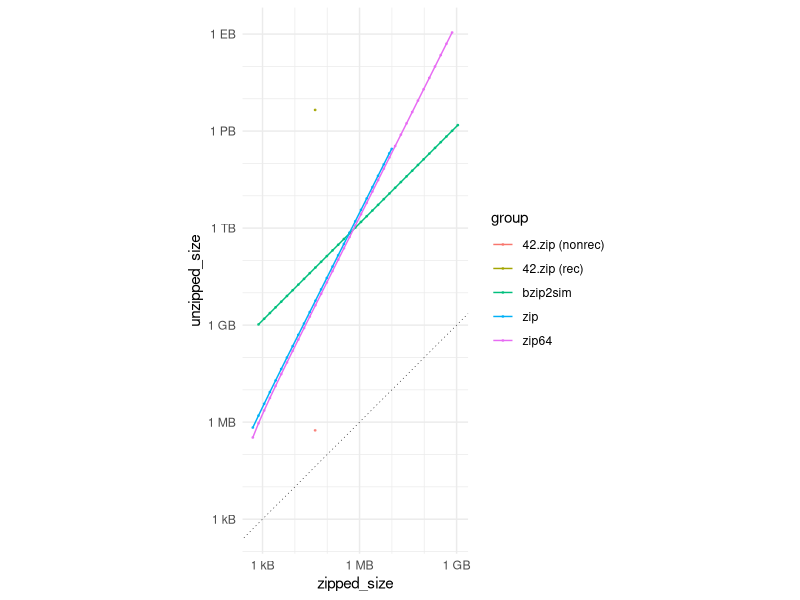

Reproduce this figure in R. (Note: this script raises an error after producing the figure.)
B <- 36

# Closed-form formula for sum(nchar(filename_for_index(0..(n-1)))), the sum of
# the first n filenames generated by filename_for_index.
#
# First, pretend like filename_for_index generates a zero-length
# filename at index 0, and shift the other indices by 1. This doesn't
# affect the sum of lengths, and makes the formula more regular. Now, of
# the first n filenames, all but 1 are at least 1 byte long, all but
# 36+1 are at least 2 bytes long, all but 36²+36+1 are at least 3 bytes
# long, and so on. In general, for a length i, all but 36^(i-1)+...+1 =
# (36^i-1)/35 (a base-36 repunit) filenames are at least i bytes long.
# The greatest value of i that does not exceed the length of the nth
# filename is
#   d = floor(log_36(n/(36/35)))
# For each value of i, we add 1 byte for each filename that is at least
# i bytes long.
#   Σ_i=0…d n - (36^i-1)/35
#   = dn - Σ_i=0…d (36^i-1)/35
#   = dn - ((36^d-1)*36/35² - d/35)
# where the last equality comes from adapting a formula for the sum of
# base-10 repunits: https://oeis.org/A014824.
sum_filename_lengths <- function(n) {
	n <- n + 1 # Shift by 1 index for a fictitious zero-length filename.
	B1 <- B - 1
	# Length of the longest base-B repunit not greater than n
	d <- floor(log(n/(B/B1), B)) + 1
	d*n - ((B^d-1)/B1 * B/B1 - d/B1)
}

# Calculates sum(nchar(filename_for_index(i)) * i) for i in 0..(n-1), but in a
# faster way (O(log n)) than just doing the sum.
triangular_sum_filename_lengths <- Vectorize(function(n) {
	s <- 0
	m <- 1
	r <- -1
	# s is the running sum. m is the current filename length (starts at 1).
	# r keeps track of the starting point for weighting the summation in
	# each iteration; it starts at -1, not 0, because we are weighting the
	# filenames by 0:(n-1), not 1:n.
	while (n > 0) {
		# x is the number of filenames of length m: either B^m, or
		# however many remain.
		x <- min(n, B^m)
		# x * (x+1)/2 is 1 + 2 + ... + x.
		# x * ((x+1)/2 + r) is (r+1) + (r+2) + ... + (r+x).
		s <- s + m * x * ((x + 1) / 2 + r)
		# We've handled all x filenames of length m.
		n <- n - x
		# Next iteration, offset weights by the number of filenames we
		# have just processed.
		r <- r + x
		# Next filename length.
		m <- m + 1
	}
	s
})

zipped_size_given_compressed_size <- function(compressed_size, num_additional) {
	zipped_size <- 0
	zipped_size <- zipped_size + num_additional * 5 # 5 is DEFLATE quoting overhead
	zipped_size <- zipped_size + compressed_size
	zipped_size <- zipped_size + 30 * (1 + num_additional) # Local File Headers
	zipped_size <- zipped_size + 46 * (1 + num_additional) # Central Directory Headers
	zipped_size <- zipped_size + 2 * sum_filename_lengths(1 + num_additional) # Filenames in Local File Headers and Central Directory Headers
	zipped_size <- zipped_size + 22 # EOCD
	zipped_size
}

unzipped_size_given_compressed_size <- function(compressed_size, num_additional) {
	unzipped_size <- 0
	unzipped_size <- unzipped_size + uncompressed_size_given_compressed_size(compressed_size) * (1 + num_additional)
	unzipped_size <- unzipped_size + 30 * (num_additional * (num_additional + 1)) / 2
	unzipped_size <- unzipped_size + triangular_sum_filename_lengths(1 + num_additional)
	unzipped_size
}

zipped_size_given_max_uncompressed_size <- function(max_uncompressed_size, num_additional) {
	uncompressed_size <- uncompressed_size_given_max_uncompressed_size(max_uncompressed_size)
	compressed_size <- 0
	# Account for prefix.
	uncompressed_size <- uncompressed_size - 1 - 258 - 258
	compressed_size <- compressed_size + 15
	# We have room for 2 258 blocks in the suffix without requiring an extra byte.
	if (uncompressed_size %% 1032 <= 258*2) {
		compressed_size <- compressed_size + 1 # suffix is 1 byte
	} else {
		compressed_size <- compressed_size + 2 # suffix is 2 byte
	}
	compressed_size <- compressed_size + uncompressed_size %/% 1032
	zipped_size_given_compressed_size(compressed_size, num_additional)
}

unzipped_size_given_max_uncompressed_size <- function(max_uncompressed_size, num_additional) {
	uncompressed_size <- uncompressed_size_given_max_uncompressed_size(max_uncompressed_size)
	unzipped_size <- 0
	unzipped_size <- unzipped_size + uncompressed_size * (1 + num_additional)
	unzipped_size <- unzipped_size + 30 * (num_additional * (num_additional + 1)) / 2
	unzipped_size <- unzipped_size + triangular_sum_filename_lengths(1 + num_additional)
	unzipped_size
}

zipped_size_given_compressed_size_zip64 <- function(compressed_size, num_additional) {
	zipped_size <- 0
	zipped_size <- zipped_size + num_additional * 5 # 5 is DEFLATE quoting overhead
	zipped_size <- zipped_size + compressed_size
	zipped_size <- zipped_size + (30+20) * (1 + num_additional) # Local File Headers
	zipped_size <- zipped_size + (46+12) * (1 + num_additional) # Central Directory Headers
	zipped_size <- zipped_size + 2 * sum_filename_lengths(1 + num_additional) # Filenames in Local File Headers and Central Directory Headers
	zipped_size <- zipped_size + 56 # Zip64 EOCD
	zipped_size <- zipped_size + 20 # Zip64 end of central directory locator
	zipped_size <- zipped_size + 22 # EOCD
	zipped_size
}

unzipped_size_given_compressed_size_zip64 <- function(compressed_size, num_additional) {
	unzipped_size <- 0
	unzipped_size <- unzipped_size + uncompressed_size_given_compressed_size(compressed_size) * (1 + num_additional)
	unzipped_size <- unzipped_size + (30+20) * (num_additional * (num_additional + 1)) / 2
	unzipped_size <- unzipped_size + triangular_sum_filename_lengths(1 + num_additional)
	unzipped_size
}

uncompressed_size_given_compressed_size <- function(compressed_size) {
	# This relies on specific knowledge of how bulk_deflate works,
	# specifically that the prefix and suffix are together 16 bytes long
	# and automatically represent 1033 uncompressed bytes by themselves
	# (1+258+258 in the prefix and 258+258 in the suffix).
	1033 + (compressed_size-16) * 1032
}

# bulk_deflate will get within 258 of max_uncompressed_size (accounting for the
# 1 literal byte at the beginning).
uncompressed_size_given_max_uncompressed_size <- function(max_uncompressed_size) {
	uncompressed_size <- max_uncompressed_size
	uncompressed_size <- uncompressed_size - 1
	uncompressed_size <- uncompressed_size - (uncompressed_size %% 258)
	uncompressed_size <- uncompressed_size + 1
	uncompressed_size
}

additional_size <- function(num_additional) {
	num_additional * (30 + 46 + 5) + 2 * sum_filename_lengths(1 + num_additional)
}

optimize_for_zipped_size <- function(zipped_size) {
	avail <- zipped_size - 30 - 46 - 22
	low <- 0
	high <- avail/(30+5+46)
	num_additional <- (low:high)[[with(list(n=low:high), {
		which.max(unzipped_size_given_compressed_size(avail - additional_size(n), n))
	})]]
	compressed_size <- avail - additional_size(num_additional)
	list(compressed_size=compressed_size, num_additional=num_additional)
}

additional_size_zip64 <- function(num_additional) {
	num_additional * (30 + 20 + 46 + 12 + 5) + 2 * sum_filename_lengths(1 + num_additional)
}

optimize_for_zipped_size_zip64 <- function(zipped_size) {
	avail <- zipped_size - (30+20) - (46+12) - (56+20+22)
	total <- avail/(30+20+5+46+12)
	low <- max(floor(min(total * 0.45, total/2 - 10)), 0)
	high <- min(floor(max(total * 0.48, total/2 + 10)), total)
	num_additional <- (low:high)[[with(list(n=low:high), {
		which.max(unzipped_size_given_compressed_size_zip64(avail - additional_size_zip64(n), n))
	})]]
	if (any(num_additional == low | num_additional == high)) {
		stop(sprintf("%s %s %s", num_additional, low, high))
	}
	compressed_size <- avail - additional_size_zip64(num_additional)
	list(compressed_size=compressed_size, num_additional=num_additional)
}

optimize_for_num_files <- function(num_files) {
	# 2^32 - 2 is the maximum representable file size. (Not 2^32 - 1 because that makes Go 1.5, at least, insist on a Zip64 extra field being present: https://github.com/golang/go/issues/31692)
	# 30*(num_files-1)is the file size increase from quoting num_files-1 Local File Headers.
	# sum_filename_lengths(num_files) - sum_filename_lengths(1) is the file size increase from quoting all but the first filename.
	max_uncompressed_size <- 2^32 - 2 - (30*(num_files-1)+ sum_filename_lengths(num_files) - sum_filename_lengths(1))
	# The compression ratio is not monotonic in max_uncompressed_size. Omitting one
	# pair of 0 bits decreases the zipped size by 258*65535 ≈ 17 MB, but it is
	# worth it if omitting those bits saves one byte in the DEFLATE suffix.
	# So try our absolute maximum limit minus 0, 258, 516, 774.
	candidates <- seq(max_uncompressed_size, max_uncompressed_size-1032, -258)
	max_uncompressed_size <- candidates[[which.max(sapply(candidates, function(x) {
		unzipped_size_given_max_uncompressed_size(x, num_files-1) / zipped_size_given_max_uncompressed_size(x, num_files-1)
	}))]]
	list(max_uncompressed_size=max_uncompressed_size, num_additional=65533)
}


library(ggplot2)
library(data.table)

binary_search <- function(low, high, pred) {
	low <- floor(low)
	hight <- ceiling(high)
	while (is.na(high) || low < high) {
		if (is.na(high)) {
			mid <- low * 2
		} else {
			mid <- floor((low + high) / 2)
		}
		if (!pred(mid)) {
			low <- mid + 1
		} else {
			high <- mid
		}
	}
	low
}

fits_zip32 <- function(params) {
	((1+params$num_additional) <= 0xfffe) & (uncompressed_size_given_compressed_size(params$compressed_size) + 30 * params$num_additional + sum_filename_lengths(1 + params$num_additional) - sum_filename_lengths(1) <= 0xfffffffe)
}

byte_breaks <- 1000^(0:6)
byte_breaks_minor <- c(byte_breaks*10, byte_breaks*100)
byte_labels <- c("1 B", "1 kB", "1 MB", "1 GB", "1 TB", "1 PB", "1 EB")

data <- data.frame(group=c(), zipped_size=c(), unzipped_size=c(), stringsAsFactors=FALSE)
zipped_size <- 500
while (TRUE) {
	print(zipped_size)
	params <- optimize_for_zipped_size(zipped_size)
	if (!fits_zip32(params)) {
		break;
	}
	if (zipped_size != zipped_size_given_compressed_size(params$compressed_size, params$num_additional)) {
		stop("error")
	}
	unzipped_size <- unzipped_size_given_compressed_size(params$compressed_size, params$num_additional)
	data <- rbind(data, list(group="zip", zipped_size=zipped_size, unzipped_size=unzipped_size), stringsAsFactors=FALSE)
	zipped_size <- floor(zipped_size * 1.5)
}
# search for the maximum size before we start being limited by file size
zipped_size <- binary_search(zipped_size / 1.5, NA, function(z) {
	params <- optimize_for_zipped_size(z)
	!fits_zip32(params)
}) - 1
params <- optimize_for_zipped_size(zipped_size)
unzipped_size <- unzipped_size_given_compressed_size(params$compressed_size, params$num_additional)
data <- rbind(data, list(group="zip", zipped_size=zipped_size, unzipped_size=unzipped_size), stringsAsFactors=FALSE)
params <- optimize_for_num_files(65534)
zipped_size <- zipped_size_given_max_uncompressed_size(params$max_uncompressed_size, params$num_additional)
unzipped_size <- unzipped_size_given_max_uncompressed_size(params$max_uncompressed_size, params$num_additional)
data <- rbind(data, list(group="zip", zipped_size=zipped_size, unzipped_size=unzipped_size), stringsAsFactors=FALSE)

zipped_size <- 500
while (zipped_size < 1*1024*1024*1024) {
	print(zipped_size)
	params <- optimize_for_zipped_size_zip64(zipped_size)
	if (zipped_size != zipped_size_given_compressed_size_zip64(params$compressed_size, params$num_additional)) {
		stop("error")
	}
	unzipped_size <- unzipped_size_given_compressed_size_zip64(params$compressed_size, params$num_additional)
	data <- rbind(data, list(group="zip64", zipped_size=zipped_size, unzipped_size=unzipped_size), stringsAsFactors=FALSE)
	zipped_size <- floor(zipped_size * 1.5)

	data <- rbind(data, list(group="bzip2sim", zipped_size=zipped_size, unzipped_size=zipped_size*1400000), stringsAsFactors=FALSE)
}
data <- rbind(data, list(group="42.zip (nonrec)", zipped_size=42374, unzipped_size=558432), stringsAsFactors=FALSE)
data <- rbind(data, list(group="42.zip (rec)", zipped_size=42374, unzipped_size=4507981343026016), stringsAsFactors=FALSE)
p <- ggplot(data, aes(zipped_size, unzipped_size, color=group))
p <- p + geom_abline(slope=1, intercept=0, size=0.2, linetype=3)
p <- p + geom_point(size=0.3, alpha=0.8)
p <- p + geom_line()
p <- p + theme_minimal()
p <- p + scale_x_log10(breaks=byte_breaks, labels=byte_labels, minor_breaks=byte_breaks_minor)
p <- p + scale_y_log10(breaks=byte_breaks, labels=byte_labels, minor_breaks=byte_breaks_minor)
p <- p + coord_fixed(xlim=c(min(data$zipped_size, data$unzipped_size), max(data$zipped_size)), ylim=c(min(data$zipped_size, data$unzipped_size), max(data$unzipped_size)))
p

stop()

cat("\n\noptimize zbsm.zip\n");
params <- optimize_for_zipped_size(42374)
params
print(c("zipped size", zipped_size_given_compressed_size(params$compressed_size, params$num_additional)))
print(c("unzipped size", unzipped_size_given_compressed_size(params$compressed_size, params$num_additional)))

cat("\n\noptimize zblg.zip\n");
# 2^32 - 2 is the maximum representable file size. (Not 2^32 - 1 because that makes Go 1.5, at least, insist on a Zip64 extra field being present: https://github.com/golang/go/issues/31692)
# 65533 is the maximum number of additional files. (Not 65534, because yauzl insists on a Zip64 EOCD being present: https://github.com/thejoshwolfe/yauzl/blob/2.10.0/index.js#L140)
# 30*65533 is the file size increase from quoting 65533 Local File Headers.
# sum_filename_lengths(65534) - sum_filename_lengths(1) is the file size increase from quoting all but the first filename.
max_uncompressed_size <- 2^32 - 2 - (30*65533 + sum_filename_lengths(65534) - sum_filename_lengths(1))
# The compression ratio is not monotonic in max_uncompressed_size. Omitting one
# pair of 0 bits decreases the zipped size by 258*65535 ≈ 17 MB, but it is
# worth it if omitting those bits saves one byte in the DEFLATE suffix.
# So try our absolute maximum limit minus 0, 258, 516, 774.
candidates <- seq(max_uncompressed_size, max_uncompressed_size-1032, -258)
max_uncompressed_size <- candidates[[which.max(sapply(candidates, function(x) {
	unzipped_size_given_max_uncompressed_size(x, 65533) / zipped_size_given_max_uncompressed_size(x, 65533)
}))]]
list(max_uncompressed_size=max_uncompressed_size, num_additional=65533)
print(c("zipped size", zipped_size_given_max_uncompressed_size(max_uncompressed_size, 65533)))
print(c("unzipped size", unzipped_size_given_max_uncompressed_size(max_uncompressed_size, 65533)))

cat("\n\noptimize zbxl.zip\n");
# Binary search for the smallest zipped_size that gets an unzipped_size greater
# than the full recursive unzipped size of 42.zip.
low <- 10*1024*1024
high <- 100*1024*1024
target <- 4507981343026016
while (low < high) {
	print(c(low, high))
	mid <- floor((low + high) / 2)
	params <- optimize_for_zipped_size_zip64(mid)
	unzipped_size <- unzipped_size_given_compressed_size_zip64(params$compressed_size, params$num_additional)
	if (unzipped_size < target) {
		low <- mid + 1
	} else {
		high <- mid
	}
}
params <- optimize_for_zipped_size_zip64(low)
params
print(c("zipped size", zipped_size_given_compressed_size_zip64(params$compressed_size, params$num_additional)))
print(c("unzipped size", unzipped_size_given_compressed_size_zip64(params$compressed_size, params$num_additional)))

# cat("\n\noptimize zbxxl.zip\n");
# # Binary search for the smallest zipped_size that gets an unzipped_size greater
# # than 2^64-1 (actually 2^64 because of floating-point imprecision).
# low <- 10*1024*1024
# high <- NA
# target <- 2^64
# while (is.na(high) || low < high) {
# 	if (is.na(high)) {
# 		mid <- low * 2
# 	} else {
# 		mid <- floor((low + high) / 2)
# 	}
# 	params <- optimize_for_zipped_size_zip64(mid)
# 	unzipped_size <- unzipped_size_given_compressed_size_zip64(params$compressed_size, params$num_additional)
# 	print(c(low, mid, high))
# 	print(log(unzipped_size, 2))
# 	if (unzipped_size < target) {
# 		low <- mid + 1
# 	} else {
# 		high <- mid
# 	}
# }
# params <- optimize_for_zipped_size_zip64(low)
# params
# print(c("zipped size", zipped_size_given_compressed_size_zip64(params$compressed_size, params$num_additional)))
# print(c("unzipped size", unzipped_size_given_compressed_size_zip64(params$compressed_size, params$num_additional)))
